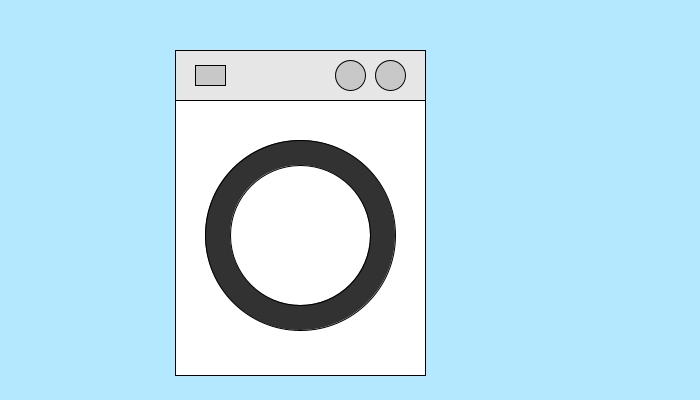
Frame 1 (no input)
Frame 60 (the mouse pressed at the canvas centre just before this capture): identical to frame 1, image omitted
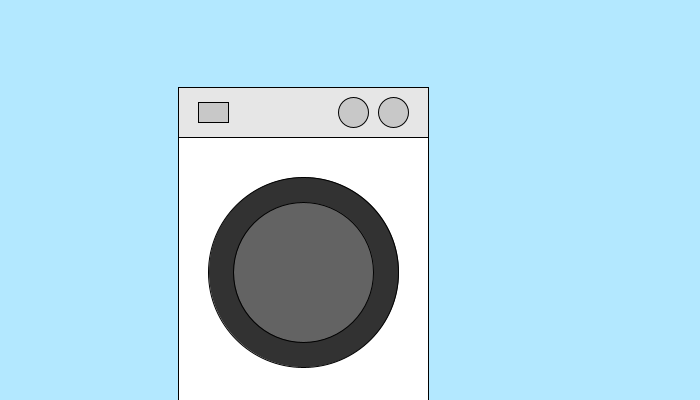
Frame 120 (the mouse held since frame 60 and released just before this capture)

The Processing sketch that drew these frames (run headless with seeded random() and noise(); from frame 60 on, the mouse is pressed at the canvas centre):

// Processing sketch: processing_2453
// ── processing_2453.pde

/*

Washing Machine
Daria Lanz
daria@darialanz.com
June 2009
*/

float x = 300;
float y = 75;
float w = 250;
float h = 300;
float machineSize = 16;

void setup() {
  size(700,400);
  smooth();
};

void draw() {
  background(#B3E8FF);
  
  //mouseX position determines speed factor for moveMachine function
  float factor = constrain(mouseX/10, 0, 5);
  jiggleMachine(factor);
  
  //color
  float d = dist(x,y,mouseX,mouseY);
  color c = color(d);
  drawMachine(c);
  
};

void jiggleMachine (float speed) {
  
  //Change x and y location of machine randomly
  x = x + random(-1,1)*speed;
  y = y + random(-1,1)*speed;
  
  //constrain machine to window
  x = constrain(x,0,width);
  y = constrain(y,0,height);
  
};

void drawMachine (color machineColor) {
  
  ellipseMode(CENTER);
  rectMode(CENTER);
  
  //Washing Machine
  stroke(0);
  fill(255);
  
  rect(x,y+150,w,h);
  fill(230);
  rect(x,y,w,h/6);
  //Washing Machine Buttons
  fill(200);
  ellipse(x+90,y,30,30);
  ellipse(x+50,y,30,30);
  rect(x-90,y,30,20);
  //Washing Machine door
  fill(50);
  ellipse(x,y+160,190,190);
  fill(machineColor);
  ellipse(x,y+160,140,140);
  
};
